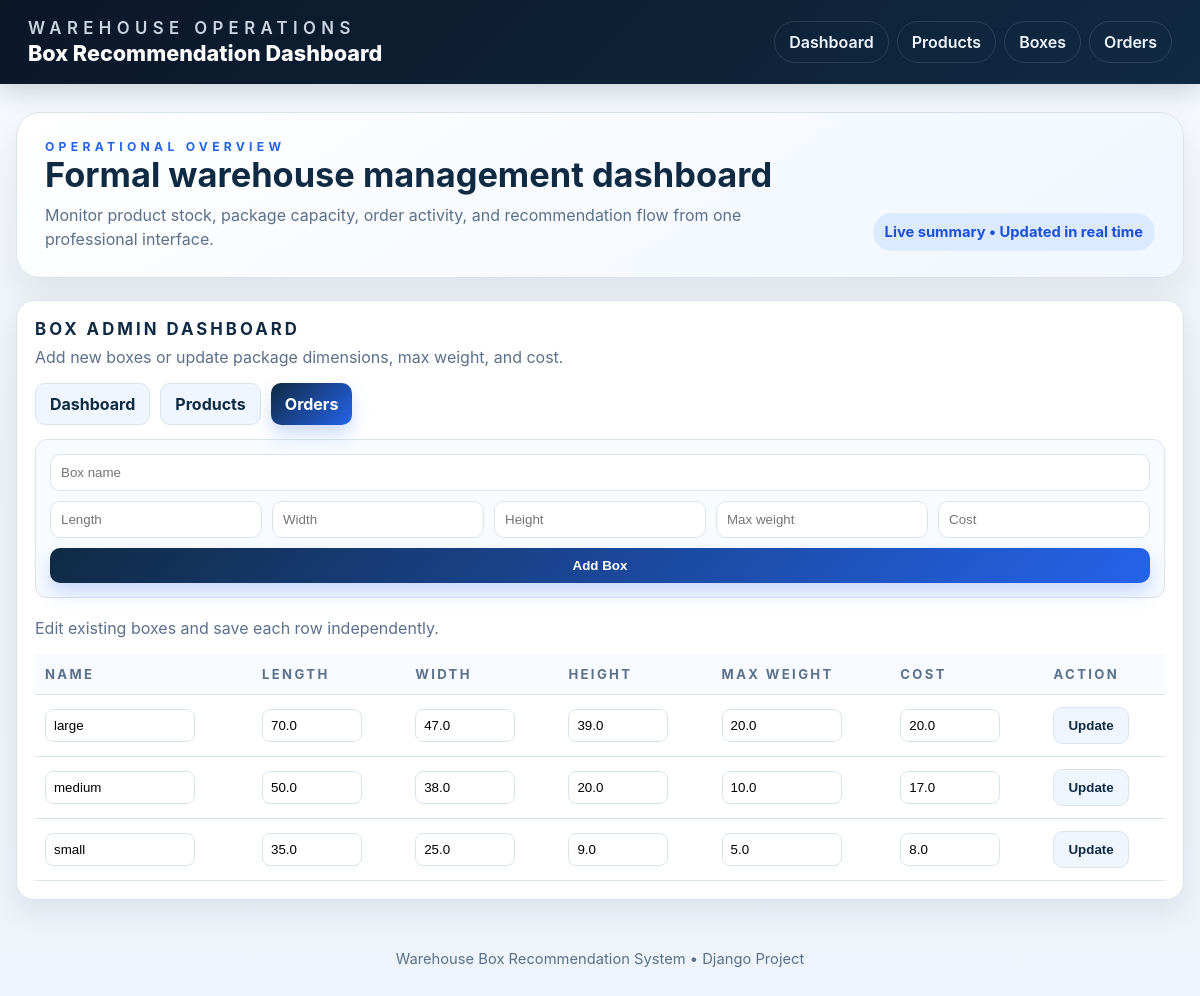
The page /boxes/ on the database its author committed.
### boxes/models.py (models this page shows, shortened)
class Box(models.Model):
    name = models.CharField(max_length=100)
    length = models.FloatField()
    width = models.FloatField()
    height = models.FloatField()
    max_weight = models.FloatField()
    cost = models.FloatField()

### orders/views.py (the view, shortened to what this page needs)
# urls.py: path('boxes/', boxes_view, name='boxes'),
def boxes_view(request):
    notice = None
    boxes = Box.objects.all().order_by('name')
    return render(request, "boxes.html", {"boxes": boxes, "notice": notice})

### templates/boxes.html (shortened to what this page needs)
{% extends 'base.html' %}
{% block content %}
<section class="panel">
    <h2>Box Admin Dashboard</h2>
    <p class="lead">Add new boxes or update package dimensions, max weight, and cost.</p>
    <div class="actions" style="margin-bottom: 14px;">
        <a href="{% url 'dashboard' %}" class="btn secondary">Dashboard</a>
        <a href="{% url 'products' %}" class="btn secondary">Products</a>
        <a href="{% url 'orders' %}" class="btn">Orders</a>
    </div>
    <form method="post" style="display:grid; gap:10px; margin-bottom:18px; padding:14px; border:1px solid #dbe4ee; border-radius:12px; background:#f8fbff;">
        <input type="text" name="name" placeholder="Box name" required style="padding:10px; border:1px solid #dbe4ee; border-radius:10px;">
        <div style="display:grid; grid-template-columns:repeat(auto-fit, minmax(120px, 1fr)); gap:10px;">
            <input type="number" step="0.01" min="0" name="length" placeholder="Length" required style="padding:10px; border:1px solid #dbe4ee; border-radius:10px;">
            <input type="number" step="0.01" min="0" name="width" placeholder="Width" required style="padding:10px; border:1px solid #dbe4ee; border-radius:10px;">
            <input type="number" step="0.01" min="0" name="height" placeholder="Height" required style="padding:10px; border:1px solid #dbe4ee; border-radius:10px;">
            <input type="number" step="0.01" min="0" name="max_weight" placeholder="Max weight" required style="padding:10px; border:1px solid #dbe4ee; border-radius:10px;">
            <input type="number" step="0.01" min="0" name="cost" placeholder="Cost" required style="padding:10px; border:1px solid #dbe4ee; border-radius:10px;">
        </div>
        <button type="submit" class="btn">Add Box</button>
    </form>
    <p class="lead">Edit existing boxes and save each row independently.</p>
    <div class="table-wrap">
        <table>
            <thead>
                <tr>
                    <th>Name</th>
                    <th>Length</th>
                    <th>Width</th>
                    <th>Height</th>
                    <th>Max Weight</th>
                    <th>Cost</th>
                    <th>Action</th>
                </tr>
            </thead>
            <tbody>
                {% for box in boxes %}
                <tr>
                    <td>
                        <input form="box-form-{{ box.id }}" type="text" name="name" value="{{ box.name }}" required style="width:150px; padding:8px; border:1px solid #dbe4ee; border-radius:8px;">
                    </td>
                    <td><input form="box-form-{{ box.id }}" type="number" step="0.01" min="0" name="length" value="{{ box.length }}" required style="width:100px; padding:8px; border:1px solid #dbe4ee; border-radius:8px;"></td>
                    <td><input form="box-form-{{ box.id }}" type="number" step="0.01" min="0" name="width" value="{{ box.width }}" required style="width:100px; padding:8px; border:1px solid #dbe4ee; border-radius:8px;"></td>
                    <td><input form="box-form-{{ box.id }}" type="number" step="0.01" min="0" name="height" value="{{ box.height }}" required style="width:100px; padding:8px; border:1px solid #dbe4ee; border-radius:8px;"></td>
                    <td><input form="box-form-{{ box.id }}" type="number" step="0.01" min="0" name="max_weight" value="{{ box.max_weight }}" required style="width:120px; padding:8px; border:1px solid #dbe4ee; border-radius:8px;"></td>
                    <td><input form="box-form-{{ box.id }}" type="number" step="0.01" min="0" name="cost" value="{{ box.cost }}" required style="width:100px; padding:8px; border:1px solid #dbe4ee; border-radius:8px;"></td>
                    <td><button form="box-form-{{ box.id }}" type="submit" class="btn secondary">Update</button></td>
                </tr>
                {% empty %}
                <tr>
                    <td colspan="7">No boxes available.</td>
                </tr>
                {% endfor %}
            </tbody>
        </table>
    </div>
</section>
{% endblock %}

### templates/base.html (style rules this page uses)
:root { --navy: #102a43; --navy-deep: #0b1727; --blue: #2563eb; --blue-soft: #dbeafe; --text: #23395b; --muted: #5b708b; --card: #ffffff; --line: #dbe4ee; --bg: #edf2f7; --success: #0f766e; --warning: #b45309; }
* { box-sizing: border-box; }
body { margin: 0; font-family: 'Inter', Arial, sans-serif; background: linear-gradient(180deg, #f8fbff 0%, var(--bg) 45%, #eef4fb 100%); color: var(--text); }
a { text-decoration: none; }
h1, h2, h3, p { margin-top: 0; }
.panel { background: var(--card); border: 1px solid var(--line); border-radius: 18px; box-shadow: 0 12px 28px rgba(15, 23, 42, 0.08); padding: 18px; }
.panel h2 { font-size: 1.05rem; text-transform: uppercase; letter-spacing: 0.18em; color: var(--navy); margin-bottom: 6px; }
.panel p.lead { color: var(--muted); line-height: 1.5; margin-bottom: 14px; }
.actions { display: flex; flex-wrap: wrap; gap: 10px; }
.btn { display: inline-flex; align-items: center; justify-content: center; padding: 10px 14px; border-radius: 10px; color: #fff; background: linear-gradient(135deg, var(--navy), var(--blue)); box-shadow: 0 10px 18px rgba(37, 99, 235, 0.22); font-weight: 700; border: none; cursor: pointer; }
.btn.secondary { background: #eff6ff; color: var(--navy); box-shadow: none; border: 1px solid var(--line); }
.table-wrap { overflow-x: auto; }
table { width: 100%; border-collapse: collapse; font-size: 0.95rem; }
th, td { text-align: left; padding: 12px 10px; border-bottom: 1px solid var(--line); }
thead th { color: var(--muted); font-size: 0.82rem; text-transform: uppercase; letter-spacing: 0.18em; background: #f8fbff; }

### rows shown on the page
Box: name "large", length "70.0", width "47.0", height "39.0", max_weight "20.0", cost "20.0"
Box: name "medium", length "50.0", width "38.0", height "20.0", max_weight "10.0", cost "17.0"
Box: name "small", length "35.0", width "25.0", height "9.0", max_weight "5.0", cost "8.0"
